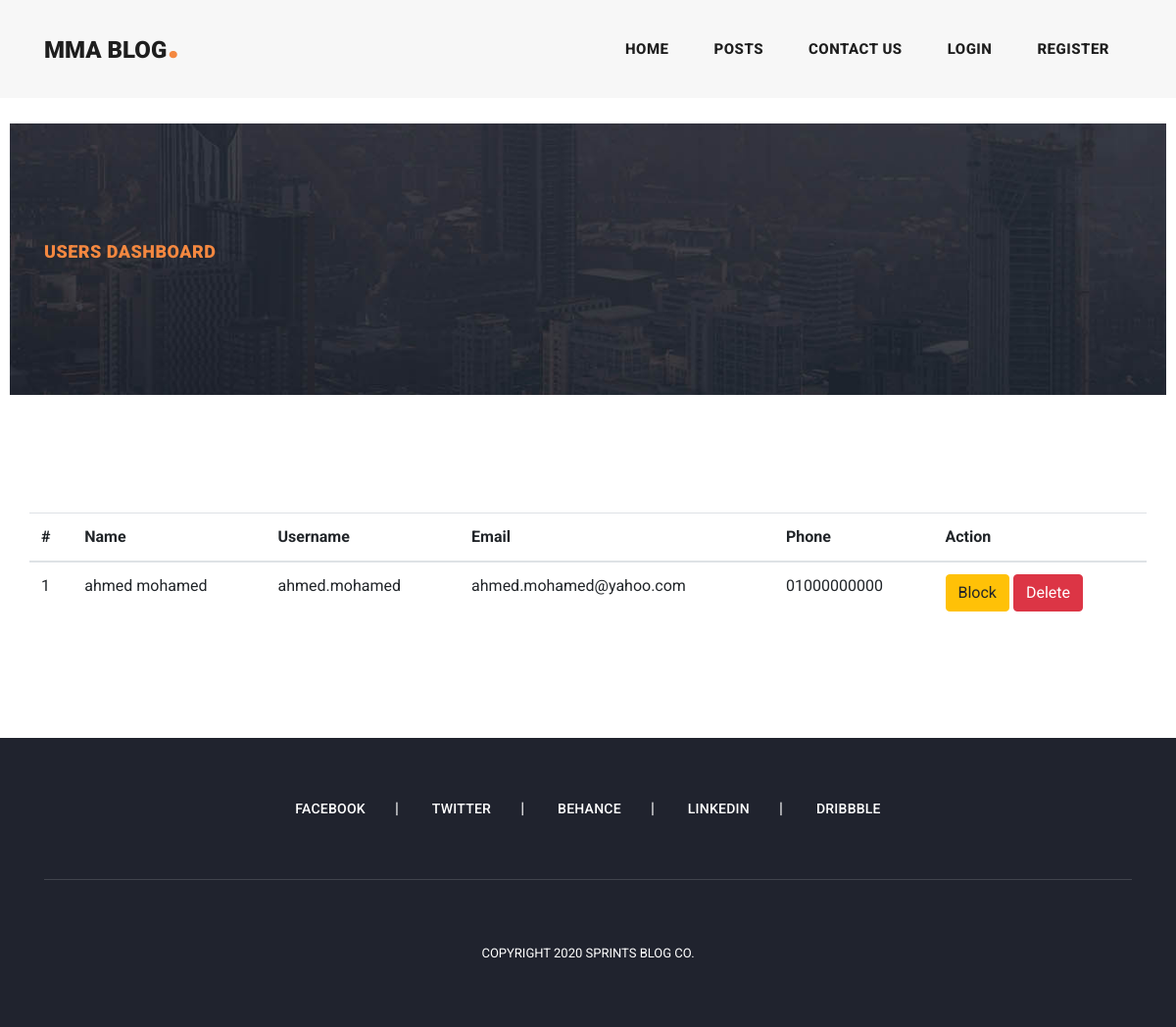
Before: /admin/usersdashboard.php with the older database file.
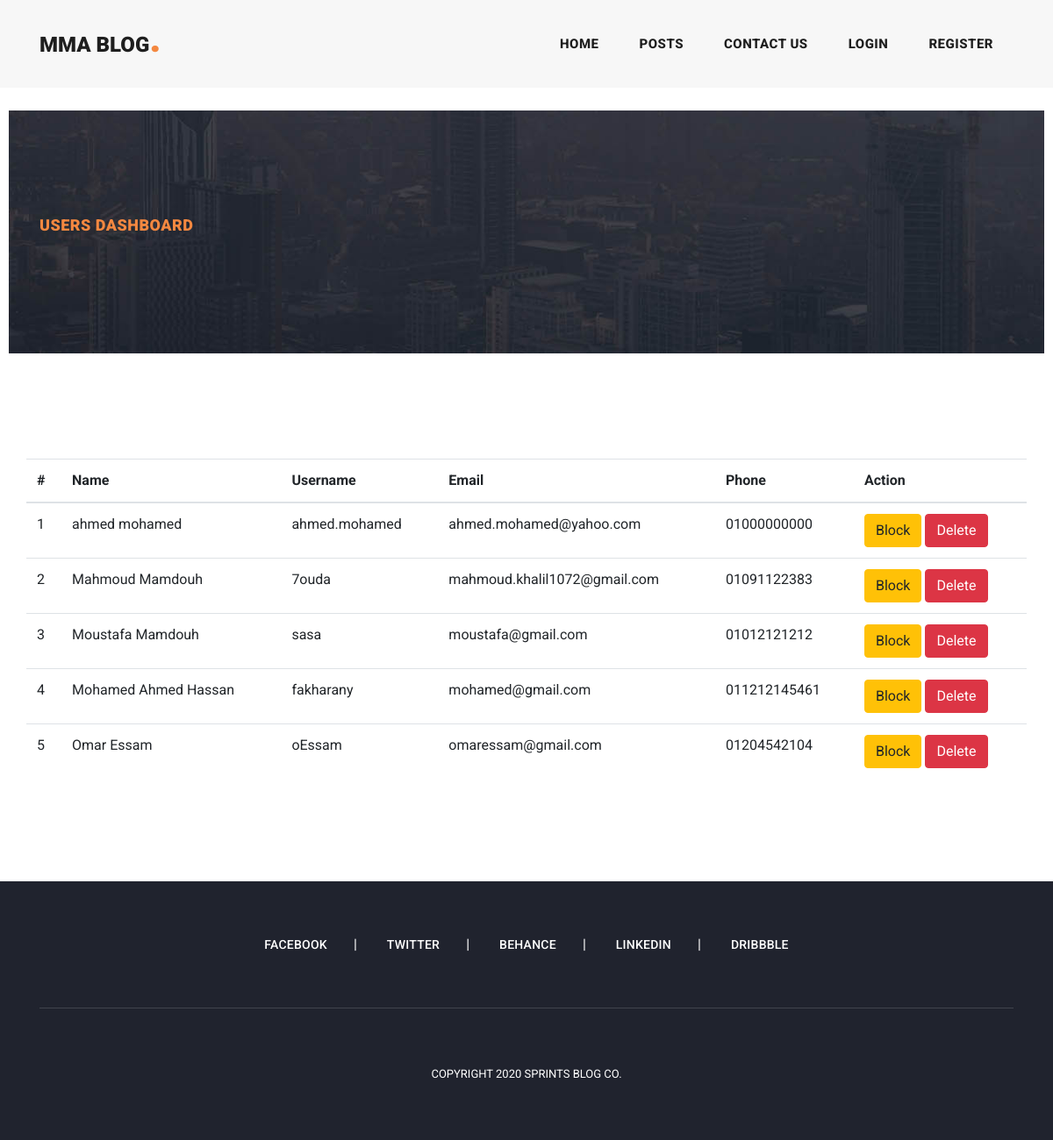
After: the same page with the newer database file.
### tables this page shows
CREATE TABLE `users` (
  `id` bigint(20) UNSIGNED NOT NULL,
  `name` varchar(500) NOT NULL,
  `username` varchar(255) NOT NULL,
  `password` varchar(255) NOT NULL,
  `email` varchar(255) NOT NULL,
  `phone` varchar(50) DEFAULT NULL,
  `type` tinyint(4) NOT NULL DEFAULT 0,
  `active` tinyint(1) NOT NULL DEFAULT 1
);

### DAL/basic_dal.php (called while the page is built, shortened)
<?php
function getConnection()
{
    return new mysqli('localhost', 'root', '', 'id17634079_blog');
}
function getRows($sql, $types = null, $vals = null)
{
    $results = [];
    $conn = getConnection();
    if ($conn) {
        if ($types && $vals) {
            $stmt = mysqli_prepare($conn, $sql);
            mysqli_stmt_bind_param($stmt, $types, ...$vals);
            mysqli_stmt_execute($stmt);
            $query = mysqli_stmt_get_result($stmt);
            mysqli_stmt_close($stmt);
        } else {
            $query = mysqli_query($conn, $sql);
        }
        while (($row = mysqli_fetch_assoc($query)) != null) {
            array_push($results, $row);
        }
    }
    return $results;
}

### Logic/users.php (called while the page is built, shortened)
<?php
include_once(BASE_PATH . '/DAL/basic_dal.php');
function getUsers()
{
    $sql = "SELECT * FROM users WHERE type = 0";
    return getRows($sql);
}

### admin/usersdashboard.php (the view, shortened to what this page needs)
<?php
require_once(BASE_PATH . '/logic/users.php');
require_once(BASE_PATH . '/layout/header.php');
$users = getUsers();
?>
<div class="heading-page header-text">
    <section class="page-heading">
        <div class="container">
            <div class="row">
                <div class="col-lg-12">
                    <div class="text-content">
                        <h4>Users Dashboard</h4>
                    </div>
                </div>
            </div>
        </div>
    </section>
</div>
<section class="main-container">
    <div class="container">
        <div class="row">
            <div class="col-lg-12">
                <div class="all-blog-posts">
                    <div class="row">
                        <table class="table">
                            <thead>
                                <tr>
                                    <th>#</th>
                                    <th>Name</th>
                                    <th>Username</th>
                                    <th>Email</th>
                                    <th>Phone</th>
                                    <th>Action</th>
                                </tr>
                            </thead>
                            <tbody>
                                <?php
                                $i = 1;
                                foreach($users as $user) {
                                    ?>
                                    <tr>
                                        <td><?=$i++?></td>
                                        <td><?= $user['name']?></td>
                                        <td><?=$user['username']?></td>
                                        <td><?=$user['email']?></td>
                                        <td><?=$user['phone']?></td>
                                        <td>
                                            <a href="<?= BASE_URL . "/admin/blockuser.php?user_id={$user['id']}" ?>" <?= ($user['active'] == 1) ? "" : "hidden"?> class="btn btn-warning">Block</a>
                                            <a href="<?= BASE_URL . "/admin/removeuser.php?user_id={$user['id']}" ?>" class="btn btn-danger">Delete</a>
                                        </td>
                                    </tr>
                                    <?php
                                }
                                ?>
                            </tbody>
                        </table>
                    </div>
                    <div class="col-lg-12">
                    </div>
                </div>
            </div>
        </div>
    </div>
</section>
<?php require_once(BASE_PATH . '/layout/footer.php') ?>

### layout/header.php (shortened to what this page needs)
<?php
$current_page = 'none';
if (str_contains($_SERVER['REQUEST_URI'], '/admin')) $current_page = 'admin';
?>
<!DOCTYPE html>
<html lang="en">
<head>
    <link href="<?= BASE_URL ?>vendor/bootstrap/css/bootstrap.min.css" rel="stylesheet">
    <link rel="stylesheet" href="<?= BASE_URL ?>/assets/css/fontawesome.css">
    <link rel="stylesheet" href="<?= BASE_URL ?>/assets/css/templatemo-stand-blog.css">
    <link rel="stylesheet" href="<?= BASE_URL ?>/assets/css/owl.css">
    <link rel="stylesheet" href="<?= BASE_URL ?>/assets/css/style.css">
</head>
<body>
    <header class="">
        <nav class="navbar navbar-expand-lg">
            <div class="container">
                <a class="navbar-brand" href="index.php">
                    <h2>MMA Blog<em>.</em></h2>
                </a>
                <div class="collapse navbar-collapse" id="navbarResponsive">
                    <ul class="navbar-nav ml-auto">
                        <li class="nav-item <?= ($current_page == 'home' ? 'active' : '') ?>">
                            <a class="nav-link" href="<?= BASE_URL . 'index.php' ?>">Home
                            </a>
                        </li>
                        <li class="nav-item">
                            <a class="nav-link <?= ($current_page == 'posts' ? 'active' : '') ?>" href="<?= BASE_URL . 'posts.php'?>">Posts</a>
                        </li>
                        <li class="nav-item">
                            <a class="nav-link <?= ($current_page == 'contact' ? 'active' : '') ?>" href="<?= BASE_URL . 'contact.php'?>">Contact Us</a>
                        </li>
                        <?php
                        if (isset($_SESSION['user'])) {
                        ?>
                            <?php
                            if (isset($_SESSION['user']['type']) && $_SESSION['user']['type'] == 1) {
                            ?>
                                <li class="nav-item">
                                    <a class="nav-link <?= ($current_page == 'admin' ? 'active' : '') ?>" href="<?= BASE_URL . 'admin/admin.php'?>">Admin</a>
                                </li>
                            <?php
                            }
                            ?>
                            <li class="nav-item">
                                <a class="nav-link <?= ($current_page == 'myposts' ? 'active' : '') ?>" href="<?= BASE_URL . 'myposts' ?>">My Posts</a>
                            </li>
                            <li class="nav-item">
                                <a class="nav-link" href="<?= BASE_URL . 'logout.php"' ?>>Logout</a>
                            </li>
                        <?php
                        } else {
                        ?>
                            <li class=" nav-item">
                                    <a class="nav-link" href="<?= BASE_URL . 'login.php'?>">Login</a>
                            </li>
                            <li class="nav-item">
                                <a class="nav-link" href="<?= BASE_URL . 'register.php'?>">Register</a>
                            </li>
                        <?php
                        }
                        ?>
                    </ul>
                </div>
            </div>
        </nav>
    </header>

### layout/footer.php (shortened to what this page needs)
<footer>
    <div class="container">
      <div class="row">
        <div class="col-lg-12">
          <ul class="social-icons">
            <li><a href="#">Facebook</a></li>
            <li><a href="#">Twitter</a></li>
            <li><a href="#">Behance</a></li>
            <li><a href="#">Linkedin</a></li>
            <li><a href="#">Dribbble</a></li>
          </ul>
        </div>
        <div class="col-lg-12">
          <div class="copyright-text">
            <p>Copyright 2020 Sprints Blog Co.</p>
          </div>
        </div>
      </div>
    </div>
  </footer>
</body>
</html>

### assets/css/templatemo-stand-blog.css (style rules this page uses)
body { font-family: 'Roboto', sans-serif; overflow-x: hidden; text-rendering: optimizeLegibility; -webkit-font-smoothing: antialiased; -moz-osx-font-smoothing: grayscale; }
p { margin-bottom: 0px; font-size: 15px; font-weight: 400; color: #7a7a7a; line-height: 30px; }
a { text-decoration: none!important; }
ul { padding: 0; margin: 0; list-style: none; }
h1,h2,h3,h4,h5,h6 { margin: 0px; }
.heading-page { padding-top: 110px; }
.page-heading { margin: 0px 10px; padding: 120px 0px; text-align: left; background-position: center center; background-repeat: no-repeat; background-size: cover; background-image: url(../images/heading-bg.jpg); }
.page-heading .text-content h4 { color: #f48840; font-size: 18px; text-transform: uppercase; font-weight: 900; letter-spacing: 0.5px; margin-bottom: 15px; }
header { position: absolute; z-index: 99999; width: 100%; height: 100px; background-color: #f7f7f7; -webkit-transition: all 0.3s ease-in-out 0s; -moz-transition: all 0.3s ease-in-out 0s; -o-transition: all 0.3s ease-in-out 0s; transition: all 0.3s ease-in-out 0s; }
header .navbar { padding: 25px 0px; }
.navbar .navbar-brand { float: left; margin-top: -12px; outline: none; }
.navbar .navbar-brand h2 { color: #1e1e1e; text-transform: uppercase; font-size: 24px; font-weight: 900; -webkit-transition: all .3s ease 0s; -moz-transition: all .3s ease 0s; -o-transition: all .3s ease 0s; transition: all .3s ease 0s; }
.navbar .navbar-brand h2 em { font-size: 44px; font-style: normal; color: #f48840; }
#navbarResponsive { z-index: 999; }
.navbar-collapse { text-align: center; }
.navbar .navbar-nav .nav-item { margin: 0px 15px; }
.navbar .navbar-nav a.nav-link { text-transform: capitalize; font-size: 15px; font-weight: 800; text-transform: uppercase; letter-spacing: 0.5px; color: #1e1e1e; transition: all 0.3s; }
footer { text-align: center; background-color: #20232e; padding: 60px 0px; }
footer ul.social-icons { padding-bottom: 60px; margin-bottom: 60px; border-bottom: 1px solid rgba(250,250,250,0.15); }
footer ul.social-icons li { display: inline-block; margin-right: 30px; }
footer ul.social-icons li:after { content: "|"; color: #fff; margin-left: 30px; }
footer ul.social-icons li:last-child { margin-right: 0px; }
footer ul.social-icons li:last-child::after { display: none; }
footer ul.social-icons li a { font-size: 14px; text-transform: uppercase; color: #fff; font-weight: 500; letter-spacing: 0.25px; transition: all .3s; }
footer p { font-size: 13px; text-transform: uppercase; color: #fff; }

### assets/css/style.css (style rules this page uses)
.main-container { padding-top: 120px; padding-bottom: 100px; }

Changed rows visible on the page:
added users: name "Mahmoud Mamdouh", username "7ouda", email "mahmoud.khalil1072@gmail.com", phone "01091122383"
added users: name "Moustafa Mamdouh", username "sasa", email "moustafa@gmail.com", phone "01012121212"
added users: name "Mohamed Ahmed Hassan", username "fakharany", email "mohamed@gmail.com", phone "011212145461"
added users: name "Omar Essam", username "oEssam", email "omaressam@gmail.com", phone "01204542104"
